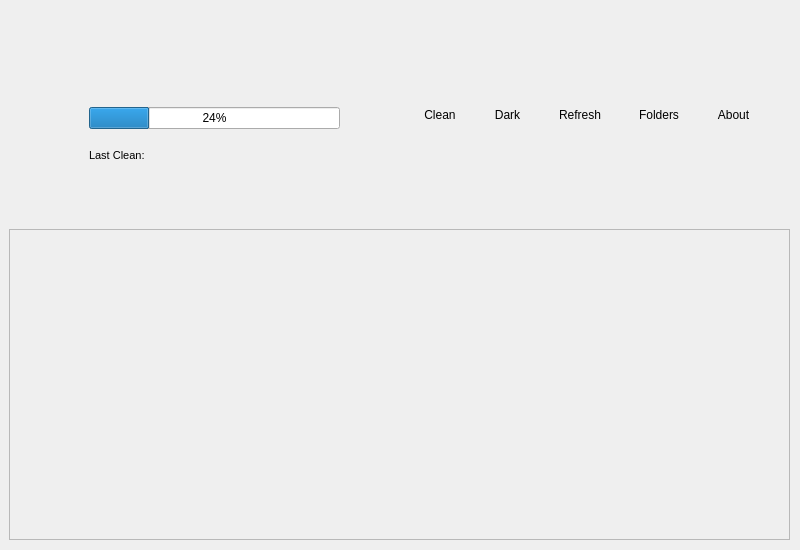
<?xml version="1.0" encoding="UTF-8"?>
<ui version="4.0">
 <class>MainWindow</class>
 <widget class="QMainWindow" name="MainWindow">
  <property name="geometry">
   <rect>
    <x>0</x>
    <y>0</y>
    <width>800</width>
    <height>550</height>
   </rect>
  </property>
  <property name="windowTitle">
   <string>MainWindow</string>
  </property>
  <widget class="QWidget" name="centralwidget">
   <layout class="QGridLayout" name="gridLayout">
    <item row="0" column="0">
     <widget class="QStackedWidget" name="stackedWidget">
      <property name="currentIndex">
       <number>0</number>
      </property>
      <widget class="QWidget" name="page">
       <widget class="QScrollArea" name="scrollArea">
        <property name="geometry">
         <rect>
          <x>0</x>
          <y>220</y>
          <width>781</width>
          <height>311</height>
         </rect>
        </property>
        <property name="widgetResizable">
         <bool>true</bool>
        </property>
        <widget class="QWidget" name="scrollAreaWidgetContents">
         <property name="geometry">
          <rect>
           <x>0</x>
           <y>0</y>
           <width>771</width>
           <height>301</height>
          </rect>
         </property>
        </widget>
       </widget>
       <widget class="QWidget" name="widget" native="true">
        <property name="geometry">
         <rect>
          <x>10</x>
          <y>10</y>
          <width>761</width>
          <height>191</height>
         </rect>
        </property>
        <widget class="QWidget" name="widget_2" native="true">
         <property name="geometry">
          <rect>
           <x>70</x>
           <y>40</y>
           <width>251</width>
           <height>121</height>
          </rect>
         </property>
         <layout class="QGridLayout" name="gridLayout_3">
          <item row="2" column="0" colspan="2">
           <widget class="QProgressBar" name="progress_bar">
            <property name="value">
             <number>24</number>
            </property>
           </widget>
          </item>
          <item row="0" column="0">
           <widget class="QLabel" name="clean_count">
            <property name="sizePolicy">
             <sizepolicy hsizetype="Preferred" vsizetype="Fixed">
              <horstretch>0</horstretch>
              <verstretch>0</verstretch>
             </sizepolicy>
            </property>
            <property name="text">
             <string/>
            </property>
            <property name="alignment">
             <set>Qt::AlignCenter</set>
            </property>
           </widget>
          </item>
          <item row="0" column="1">
           <widget class="QLabel" name="path_count">
            <property name="sizePolicy">
             <sizepolicy hsizetype="Preferred" vsizetype="Fixed">
              <horstretch>0</horstretch>
              <verstretch>0</verstretch>
             </sizepolicy>
            </property>
            <property name="text">
             <string/>
            </property>
            <property name="alignment">
             <set>Qt::AlignCenter</set>
            </property>
           </widget>
          </item>
          <item row="3" column="0">
           <widget class="QLabel" name="label_8">
            <property name="sizePolicy">
             <sizepolicy hsizetype="Fixed" vsizetype="Fixed">
              <horstretch>0</horstretch>
              <verstretch>0</verstretch>
             </sizepolicy>
            </property>
            <property name="font">
             <font>
              <pointsize>8</pointsize>
             </font>
            </property>
            <property name="text">
             <string>Last Clean:</string>
            </property>
           </widget>
          </item>
          <item row="3" column="1">
           <widget class="QLabel" name="last_clean">
            <property name="sizePolicy">
             <sizepolicy hsizetype="Preferred" vsizetype="Fixed">
              <horstretch>0</horstretch>
              <verstretch>0</verstretch>
             </sizepolicy>
            </property>
            <property name="text">
             <string/>
            </property>
           </widget>
          </item>
         </layout>
        </widget>
        <widget class="QWidget" name="horizontalLayoutWidget">
         <property name="geometry">
          <rect>
           <x>380</x>
           <y>40</y>
           <width>381</width>
           <height>111</height>
          </rect>
         </property>
         <layout class="QHBoxLayout" name="horizontalLayout_2">
          <item>
           <widget class="QToolButton" name="clean_btn">
            <property name="text">
             <string>Clean</string>
            </property>
            <property name="iconSize">
             <size>
              <width>22</width>
              <height>22</height>
             </size>
            </property>
            <property name="toolButtonStyle">
             <enum>Qt::ToolButtonTextUnderIcon</enum>
            </property>
            <property name="autoRaise">
             <bool>true</bool>
            </property>
           </widget>
          </item>
          <item>
           <widget class="QToolButton" name="theme_btn">
            <property name="text">
             <string>Dark</string>
            </property>
            <property name="icon">
             <iconset theme="style">
              <normaloff>.</normaloff>.</iconset>
            </property>
            <property name="iconSize">
             <size>
              <width>22</width>
              <height>22</height>
             </size>
            </property>
            <property name="toolButtonStyle">
             <enum>Qt::ToolButtonTextUnderIcon</enum>
            </property>
            <property name="autoRaise">
             <bool>true</bool>
            </property>
           </widget>
          </item>
          <item>
           <widget class="QToolButton" name="refresh_btn">
            <property name="text">
             <string>Refresh</string>
            </property>
            <property name="icon">
             <iconset theme="reload">
              <normaloff>.</normaloff>.</iconset>
            </property>
            <property name="iconSize">
             <size>
              <width>22</width>
              <height>22</height>
             </size>
            </property>
            <property name="toolButtonStyle">
             <enum>Qt::ToolButtonTextUnderIcon</enum>
            </property>
            <property name="autoRaise">
             <bool>true</bool>
            </property>
           </widget>
          </item>
          <item>
           <widget class="QToolButton" name="path_btn">
            <property name="text">
             <string>Folders</string>
            </property>
            <property name="icon">
             <iconset theme="folder">
              <normaloff>.</normaloff>.</iconset>
            </property>
            <property name="iconSize">
             <size>
              <width>22</width>
              <height>22</height>
             </size>
            </property>
            <property name="toolButtonStyle">
             <enum>Qt::ToolButtonTextUnderIcon</enum>
            </property>
            <property name="autoRaise">
             <bool>true</bool>
            </property>
           </widget>
          </item>
          <item>
           <widget class="QToolButton" name="about_btn">
            <property name="text">
             <string>About</string>
            </property>
            <property name="icon">
             <iconset theme="info">
              <normaloff>.</normaloff>.</iconset>
            </property>
            <property name="iconSize">
             <size>
              <width>22</width>
              <height>22</height>
             </size>
            </property>
            <property name="toolButtonStyle">
             <enum>Qt::ToolButtonTextUnderIcon</enum>
            </property>
            <property name="autoRaise">
             <bool>true</bool>
            </property>
           </widget>
          </item>
         </layout>
        </widget>
       </widget>
      </widget>
      <widget class="QWidget" name="page_2">
       <layout class="QGridLayout" name="gridLayout_2">
        <item row="1" column="1">
         <widget class="QToolButton" name="search_btn">
          <property name="text">
           <string/>
          </property>
          <property name="icon">
           <iconset theme="search">
            <normaloff>.</normaloff>.</iconset>
          </property>
         </widget>
        </item>
        <item row="1" column="0">
         <widget class="QLineEdit" name="search_line">
          <property name="placeholderText">
           <string>Search...</string>
          </property>
         </widget>
        </item>
        <item row="3" column="1">
         <widget class="QToolButton" name="add_btn">
          <property name="text">
           <string/>
          </property>
          <property name="icon">
           <iconset theme="add">
            <normaloff>.</normaloff>.</iconset>
          </property>
         </widget>
        </item>
        <item row="2" column="0" colspan="2">
         <widget class="QListWidget" name="path_list"/>
        </item>
        <item row="0" column="0">
         <widget class="QToolButton" name="home_btn">
          <property name="text">
           <string/>
          </property>
          <property name="icon">
           <iconset theme="home">
            <normaloff>.</normaloff>.</iconset>
          </property>
         </widget>
        </item>
       </layout>
      </widget>
      <widget class="QWidget" name="page_3">
       <layout class="QGridLayout" name="gridLayout_6">
        <item row="1" column="1">
         <widget class="QWidget" name="widget_4" native="true">
          <layout class="QGridLayout" name="gridLayout_4">
           <item row="0" column="0">
            <widget class="QLabel" name="about_icon">
             <property name="minimumSize">
              <size>
               <width>140</width>
               <height>140</height>
              </size>
             </property>
             <property name="maximumSize">
              <size>
               <width>140</width>
               <height>140</height>
              </size>
             </property>
             <property name="text">
              <string/>
             </property>
             <property name="alignment">
              <set>Qt::AlignCenter</set>
             </property>
            </widget>
           </item>
           <item row="1" column="0">
            <widget class="QLabel" name="about_app_name">
             <property name="sizePolicy">
              <sizepolicy hsizetype="Preferred" vsizetype="Fixed">
               <horstretch>0</horstretch>
               <verstretch>0</verstretch>
              </sizepolicy>
             </property>
             <property name="font">
              <font>
               <pointsize>12</pointsize>
               <weight>75</weight>
               <bold>true</bold>
              </font>
             </property>
             <property name="text">
              <string>OctuClean.beta</string>
             </property>
             <property name="alignment">
              <set>Qt::AlignCenter</set>
             </property>
            </widget>
           </item>
          </layout>
         </widget>
        </item>
        <item row="1" column="0">
         <spacer name="horizontalSpacer">
          <property name="orientation">
           <enum>Qt::Horizontal</enum>
          </property>
          <property name="sizeHint" stdset="0">
           <size>
            <width>40</width>
            <height>20</height>
           </size>
          </property>
         </spacer>
        </item>
        <item row="1" column="2">
         <spacer name="horizontalSpacer_2">
          <property name="orientation">
           <enum>Qt::Horizontal</enum>
          </property>
          <property name="sizeHint" stdset="0">
           <size>
            <width>40</width>
            <height>20</height>
           </size>
          </property>
         </spacer>
        </item>
        <item row="2" column="0" colspan="3">
         <widget class="QWidget" name="widget_3" native="true">
          <property name="font">
           <font>
            <pointsize>10</pointsize>
            <weight>50</weight>
            <bold>false</bold>
           </font>
          </property>
          <layout class="QGridLayout" name="gridLayout_5">
           <item row="3" column="1" colspan="3">
            <widget class="QLabel" name="label_6">
             <property name="font">
              <font>
               <pointsize>10</pointsize>
               <weight>50</weight>
               <bold>false</bold>
              </font>
             </property>
             <property name="text">
              <string>+(967) 776973923</string>
             </property>
             <property name="textInteractionFlags">
              <set>Qt::LinksAccessibleByMouse|Qt::TextSelectableByMouse</set>
             </property>
            </widget>
           </item>
           <item row="4" column="1" colspan="3">
            <widget class="QWidget" name="widget_5" native="true">
             <layout class="QHBoxLayout" name="horizontalLayout"/>
            </widget>
           </item>
           <item row="4" column="0">
            <widget class="QLabel" name="label_7">
             <property name="sizePolicy">
              <sizepolicy hsizetype="Fixed" vsizetype="Fixed">
               <horstretch>0</horstretch>
               <verstretch>0</verstretch>
              </sizepolicy>
             </property>
             <property name="font">
              <font>
               <pointsize>10</pointsize>
               <weight>75</weight>
               <bold>true</bold>
              </font>
             </property>
             <property name="text">
              <string>Accounts: </string>
             </property>
             <property name="alignment">
              <set>Qt::AlignRight|Qt::AlignTrailing|Qt::AlignVCenter</set>
             </property>
            </widget>
           </item>
           <item row="1" column="0">
            <widget class="QLabel" name="label_3">
             <property name="sizePolicy">
              <sizepolicy hsizetype="Fixed" vsizetype="Fixed">
               <horstretch>0</horstretch>
               <verstretch>0</verstretch>
              </sizepolicy>
             </property>
             <property name="font">
              <font>
               <pointsize>10</pointsize>
               <weight>75</weight>
               <bold>true</bold>
              </font>
             </property>
             <property name="text">
              <string>Email: </string>
             </property>
             <property name="alignment">
              <set>Qt::AlignRight|Qt::AlignTrailing|Qt::AlignVCenter</set>
             </property>
            </widget>
           </item>
           <item row="1" column="1" colspan="3">
            <widget class="QLabel" name="label_4">
             <property name="font">
              <font>
               <pointsize>10</pointsize>
               <weight>50</weight>
               <bold>false</bold>
              </font>
             </property>
             <property name="text">
              <string>&lt;a href=&quot;mail:omamkaz@gmail.com&quot;&gt;omamkaz@gmail.com&lt;/a&gt;</string>
             </property>
             <property name="openExternalLinks">
              <bool>true</bool>
             </property>
             <property name="textInteractionFlags">
              <set>Qt::LinksAccessibleByMouse|Qt::TextSelectableByMouse</set>
             </property>
            </widget>
           </item>
           <item row="3" column="0">
            <widget class="QLabel" name="label_5">
             <property name="sizePolicy">
              <sizepolicy hsizetype="Fixed" vsizetype="Fixed">
               <horstretch>0</horstretch>
               <verstretch>0</verstretch>
              </sizepolicy>
             </property>
             <property name="font">
              <font>
               <pointsize>10</pointsize>
               <weight>75</weight>
               <bold>true</bold>
              </font>
             </property>
             <property name="text">
              <string>Phone: </string>
             </property>
             <property name="alignment">
              <set>Qt::AlignRight|Qt::AlignTrailing|Qt::AlignVCenter</set>
             </property>
            </widget>
           </item>
           <item row="0" column="1" colspan="3">
            <widget class="QLabel" name="label_2">
             <property name="font">
              <font>
               <pointsize>10</pointsize>
               <weight>50</weight>
               <bold>false</bold>
              </font>
             </property>
             <property name="text">
              <string>Osama Alzabidi</string>
             </property>
             <property name="textInteractionFlags">
              <set>Qt::LinksAccessibleByMouse|Qt::TextSelectableByMouse</set>
             </property>
            </widget>
           </item>
           <item row="0" column="0">
            <widget class="QLabel" name="label">
             <property name="sizePolicy">
              <sizepolicy hsizetype="Fixed" vsizetype="Fixed">
               <horstretch>0</horstretch>
               <verstretch>0</verstretch>
              </sizepolicy>
             </property>
             <property name="font">
              <font>
               <pointsize>10</pointsize>
               <weight>75</weight>
               <bold>true</bold>
              </font>
             </property>
             <property name="text">
              <string>Dev by: </string>
             </property>
             <property name="alignment">
              <set>Qt::AlignRight|Qt::AlignTrailing|Qt::AlignVCenter</set>
             </property>
            </widget>
           </item>
           <item row="2" column="0">
            <widget class="QLabel" name="label_9">
             <property name="sizePolicy">
              <sizepolicy hsizetype="Fixed" vsizetype="Fixed">
               <horstretch>0</horstretch>
               <verstretch>0</verstretch>
              </sizepolicy>
             </property>
             <property name="font">
              <font>
               <pointsize>10</pointsize>
               <weight>75</weight>
               <bold>true</bold>
              </font>
             </property>
             <property name="text">
              <string>User ID:</string>
             </property>
             <property name="alignment">
              <set>Qt::AlignRight|Qt::AlignTrailing|Qt::AlignVCenter</set>
             </property>
            </widget>
           </item>
           <item row="2" column="1" colspan="2">
            <widget class="QLabel" name="label_10">
             <property name="text">
              <string>omamkaz</string>
             </property>
             <property name="textInteractionFlags">
              <set>Qt::LinksAccessibleByMouse|Qt::TextSelectableByMouse</set>
             </property>
            </widget>
           </item>
          </layout>
         </widget>
        </item>
        <item row="0" column="0">
         <widget class="QToolButton" name="home_btn_2">
          <property name="text">
           <string/>
          </property>
          <property name="icon">
           <iconset theme="home">
            <normaloff>.</normaloff>.</iconset>
          </property>
         </widget>
        </item>
       </layout>
      </widget>
     </widget>
    </item>
   </layout>
  </widget>
 </widget>
 <resources/>
 <connections/>
</ui>
